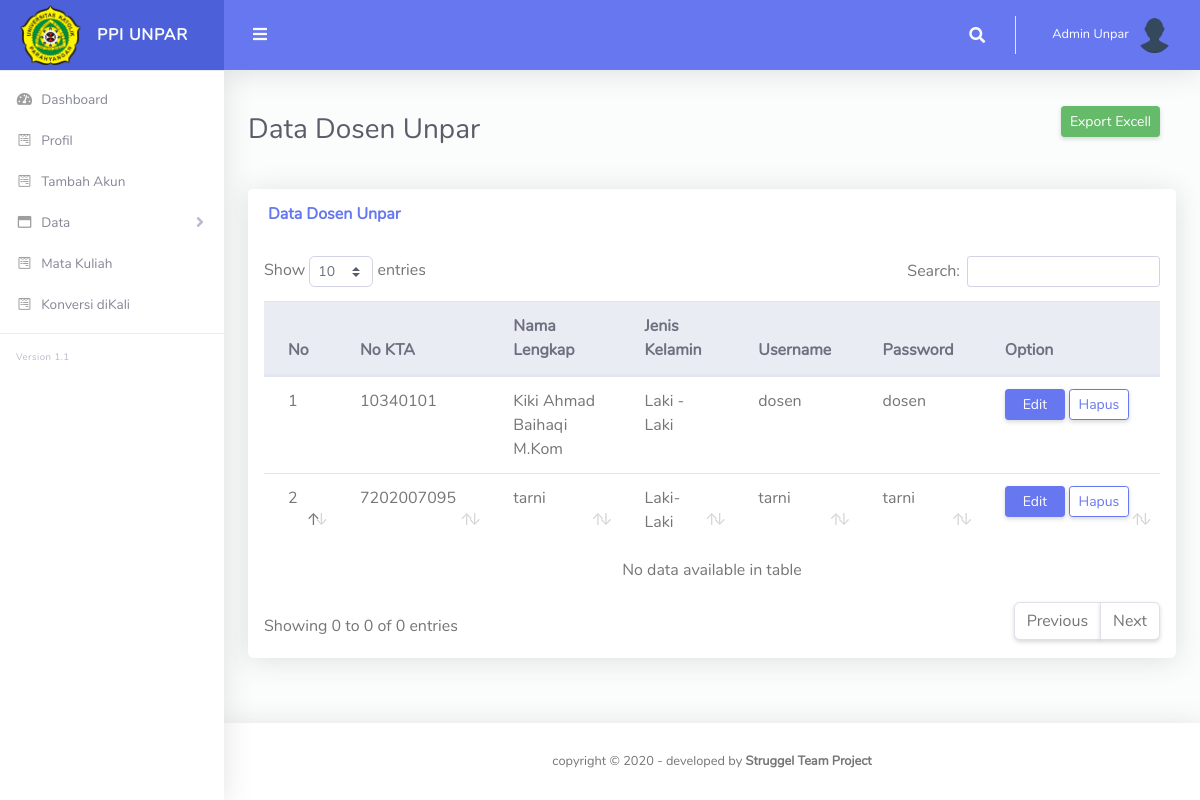
Page /admin/index.php?page=dosen (signed in) on the committed database.
### tables this page shows
CREATE TABLE `profil` (
  `id` int(11) NOT NULL,
  `nama_lengkap` varchar(100) NOT NULL,
  `nokta` varchar(100) NOT NULL,
  `jenis_kelamin` varchar(100) NOT NULL,
  `username` varchar(100) NOT NULL,
  `password` varchar(100) NOT NULL,
  `photo` varchar(100) NOT NULL,
  `level` varchar(100) NOT NULL
);

### admin/dosen.php (the view, shortened to what this page needs)
<div class="container-fluid" id="container-wrapper">
  <div class="d-sm-flex align-items-center justify-content-between mb-4">
    <h1 class="h3 mb-0 text-gray-800">Data Dosen Unpar</h1>
    <ol class="breadcrumb">
        <li class="breadcrumb-item active" aria-current="page"><a class="btn btn-success btn-sm" href="excelDosen.php" target="_blank">Export Excell</a></li>
      </ol>
  </div>
  <div class="row">
    <div class="col-lg-12">
      <div class="card mb-4">
        <div class="card-header py-3 d-flex flex-row align-items-center justify-content-between">
          <h6 class="m-0 font-weight-bold text-primary">Data Dosen Unpar</h6>
        </div>
        <div class="table-responsive p-3">
          <table class="table align-items-center table-flush" id="dataTable">
            <thead class="thead-light">
              <tr>
                <th>No</th>
                <th>No KTA</th>
                <th>Nama Lengkap</th>
                <th>Jenis Kelamin</th>
                <th>Username</th>
                <th>Password</th>
                <th style="width:20%;">Option</th>
              </tr>
              <?php
              include '../koneksi.php';
              $no = 1;
              $data = mysqli_query($connect,"SELECT * FROM profil where level='dosen'");
              while($d = mysqli_fetch_array($data)){
                ?>
                <tr>
                  <td><?php echo $no++; ?></td>
                  <td><?php echo $d['nokta']; ?></td>
                  <td><?php echo $d['nama_lengkap']; ?></td>
                  <td><?php echo $d['jenis_kelamin']; ?></td>
                  <td><?php echo $d['username']; ?></td>
                  <td><?php echo $d['password']; ?></td>
                  <td>
                    <a href="editakun.php?id=<?php echo $d['id']; ?>" style="width:60px; margin-bottom:5px;" class="btn btn-sm btn-primary">Edit</a>
                    <a href="hapusakun.php?id=<?php echo $d['id']; ?>" class="btn btn-sm btn-outline-primary" style="width:60px; margin-bottom:5px;">Hapus</a>
                  </td>
                </tr>
                <?php
              }
              ?>
            </table>
          </div>
        </div>
      </div>
    </div>
</div>

### admin/index.php (shortened to what this page needs)
<!DOCTYPE html>
<html lang="en">
  <head>
    <link href="../vendor/fontawesome-free/css/all.min.css" rel="stylesheet" type="text/css">
    <link href="../vendor/bootstrap/css/bootstrap.min.css" rel="stylesheet" type="text/css">
    <link href="../css/ruang-admin.min.css" rel="stylesheet">
    <link href="../vendor/datatables/dataTables.bootstrap4.min.css" rel="stylesheet">
  </head>
  <body id="page-top">
    <div id="wrapper">
      <ul class="navbar-nav sidebar sidebar-light accordion" id="accordionSidebar">
        <a class="sidebar-brand d-flex align-items-center justify-content-center" href="index.php">
          <div class="sidebar-brand-icon">
            <img src="../img/unparlogo.png" style="max-height: 60px">
          </div>
          <div class="sidebar-brand-text mx-3">PPI UNPAR</div>
        </a>
        <hr class="sidebar-divider my-0">
        <li class="nav-item">
          <a class="nav-link" href="index.php">
            <i class="fas fa-fw fa-tachometer-alt"></i>
            <span>Dashboard</span></a>
          </li>
          <li class="nav-item">
            <a class="nav-link" href="index.php?page=profil">
              <i class="fab fa-fw fa-wpforms"></i>
              <span>Profil</span></a>
            </li>
            <li class="nav-item">
              <a class="nav-link" href="index.php?page=tambahakun">
                <i class="fab fa-fw fa-wpforms"></i>
                <span>Tambah Akun</span></a>
              </li>
              <li class="nav-item">
                <a class="nav-link collapsed" href="#" data-toggle="collapse" data-target="#collapseBootstrap"
                aria-expanded="true" aria-controls="collapseBootstrap">
                <i class="far fa-fw fa-window-maximize"></i>
                <span>Data</span>
              </a>
            </li>
            <li class="nav-item">
              <a class="nav-link" href="index.php?page=mataKuliah">
                <i class="fab fa-fw fa-wpforms"></i>
                <span>Mata Kuliah</span></a>
              </li>
              <li class="nav-item">
              <a class="nav-link" href="index.php?page=konversiCPL&amp;&amp;id=1">
                <i class="fab fa-fw fa-wpforms"></i>
                <span>Konversi diKali</span></a>
              </li>
            <hr class="sidebar-divider">
            <div class="version" id="version-ruangadmin"></div>
          </ul>
          <div id="content-wrapper" class="d-flex flex-column">
            <div id="content">
              <?php
              include "koneksi.php";
              $id = $_SESSION['id'];
              $query="SELECT * FROM profil where id='$id'";
              $sql = mysqli_query ($connect,$query);
              while ($hasil = mysqli_fetch_array($sql)) {
                $nama_lengkap = $hasil ['nama_lengkap'];
                $photo = $hasil ['photo'];
                ?>
              <?php } ?>
              <nav class="navbar navbar-expand navbar-light bg-navbar topbar mb-4 static-top">
                <button id="sidebarToggleTop" class="btn btn-link rounded-circle mr-3">
                  <i class="fa fa-bars"></i>
                </button>
                <ul class="navbar-nav ml-auto">
                  <li class="nav-item dropdown no-arrow">
                    <a class="nav-link dropdown-toggle" href="#" id="searchDropdown" role="button" data-toggle="dropdown"
                    aria-haspopup="true" aria-expanded="false">
                    <i class="fas fa-search fa-fw"></i>
                  </a>
              </li>
              <li class="nav-item dropdown no-arrow">
                <a class="nav-link dropdown-toggle" href="#" id="userDropdown" role="button" data-toggle="dropdown" aria-haspopup="true" aria-expanded="false">
                  <span class="ml-2 d-none d-lg-inline text-white small"><?php echo $nama_lengkap; ?></span>
                  <span>&nbsp;&nbsp;<img style="border-radius:50%;" src="img_adm/<?php echo $photo;?>" width='35' height='35'></span>
                </a>
              </li>
            </ul>
          </nav>
          <?php include "main_switch.php"; ?>
        </div>
        <footer class="sticky-footer bg-white">
          <div class="container my-auto">
            <div class="copyright text-center my-auto">
              <span>copyright &copy; <script> document.write(new Date().getFullYear()); </script> - developed by
                <b>Struggel Team Project</b>
              </span>
            </div>
          </div>
        </footer>
      </div>
    </div>
</body>
</html>

### rows in the picture
profil: nama_lengkap "Admin Unpar", photo (placeholder picture)
profil: nokta "10340101", nama_lengkap "Kiki Ahmad Baihaqi M.Kom", jenis_kelamin "Laki - Laki", username "dosen", password "dosen"
profil: nokta "7202007095", nama_lengkap "tarni", jenis_kelamin "Laki-Laki", username "tarni", password "tarni"
